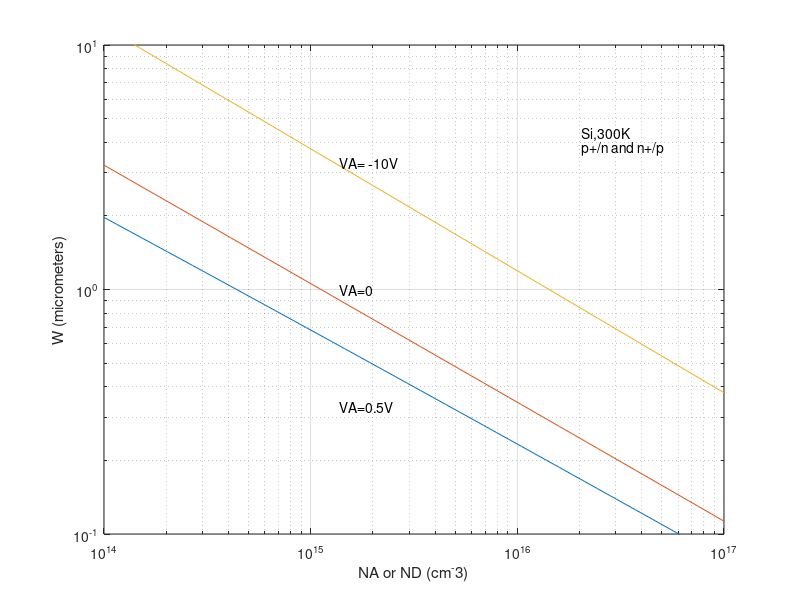

This chart was generated by the following MATLAB code:
% This program calculates and plots the depletion width vs impurity
% concentration in Silicon p+/n and n+/p step junctions at 300K.
%
% Three plots are generated corresponding to VA = 0.5V, 0.0V, and -10V
%
%       The Vbi relationship employed is Vbi=(EG/2q)+(kT/q)ln(NB/ni)
%       where NB is the impurity concentration on the lightly doped side.

%Constants and Parameters
T=300;          % Temperature in Kelvin
k=8.617e-5;     % Boltzmann constant (eV/K)
e0=8.85e-14;    % permittivity of free space (F/cm)
q=1.602e-19;    % charge of an electron (coul)
KS=11.8;        % dielectric constant of Si at 300K
ni=1e10;        % intrinsic carrier conc. in Silicon at 300K (cm^-3)
EG=1.12;        % band gap of Silicon (eV)

%Choose variable values
NB=logspace(14,17);    % doping ranges from 1e14 to 1e17
VA=[ 0.5 0 -10 ];      % VA values set

%Depletion width calculation
Vbi=EG/2+k*T.*log(NB./ni);
W(1,:)=1.0e4*sqrt(2*KS*e0/q.*(Vbi-VA(1))./NB);
W(2,:)=1.0e4*sqrt(2*KS*e0/q.*(Vbi-VA(2))./NB);
W(3,:)=1.0e4*sqrt(2*KS*e0/q.*(Vbi-VA(3))./NB);

%Plot
close
loglog(NB, W,'-')
axis([1.0e14 1.0e17 1.0e-1 1.0e1])
grid
xlabel('NA or ND (cm^-3)')
ylabel('W (micrometers)')
set(gca,'DefaultTextUnits','normalized')
text(.38,.26,'VA=0.5V')
text(.38,.50,'VA=0')
text(.38,.76,'VA= -10V')
text(.77,.82,'Si,300K')
text(.77,.79,'p+/n and n+/p')
set(gca,'DefaultTextUnits','data')
